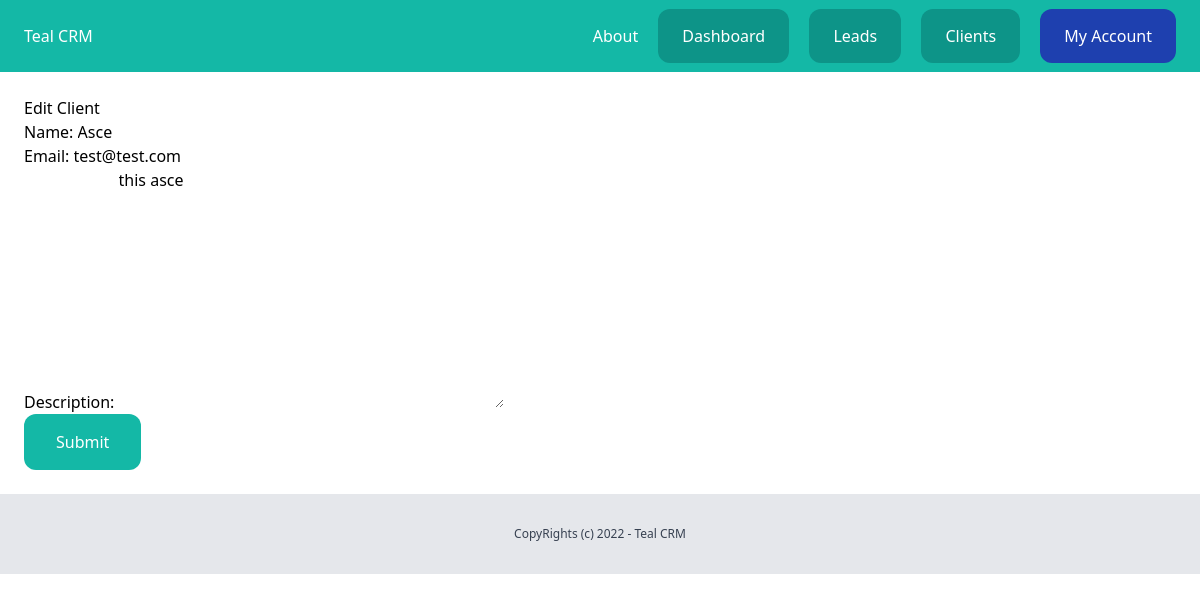
The app's page /dashboard/client/3/edit/ (signed in) with its own data.
### client/models.py (models this page shows, shortened)
class Client(models.Model):
    team = models.ForeignKey(Team, related_name='clients', on_delete=models.CASCADE)
    name = models.CharField(max_length=255)
    email = models.EmailField()
    description = models.TextField(blank=True,null=True)
    created_by = models.ForeignKey(User, on_delete=models.CASCADE , related_name='clients')
    created_at = models.DateTimeField(auto_now_add=True)
    modified = models.DateTimeField(auto_now=True)
    class Meta:
        ordering = ('name',)

### client/views.py (the view)
# urls.py: path('<int:pk>/edit/', views.edit_client,name='edit-client'),
@login_required
def edit_client(request,pk):
    client = get_object_or_404(Client, created_by = request.user, pk = pk)
    if request.method == 'POST':
        form = AddClientForm(request.POST,instance=client)
        if form.is_valid():
            form.save()
            messages.success(request, 'The changes were successfuly updated')
            return redirect('clients-list')
    else:
        form = AddClientForm(instance=client)
    return render(request,'client/edit_client.html',{
        'form':form
    })

### client/forms.py
class AddClientForm(forms.ModelForm):
    class Meta:
        model = Client
        fields = ('name','email','description')

### client/templates/client/edit_client.html (shortened to what this page needs)
{% extends 'core/base.html' %}
{% block content %}
<div class="py-6 px-6">
    <h1>Edit Client</h1>
    <form method="post" action=".">
        {{form.as_p}}
        <button class="py-4 px-8 bg-teal-500 text-white rounded-xl">Submit</button>
    </form>
</div>
{% endblock content %}

### records on screen
Client: name "Asce", email "test@test.com", description "this asce"
